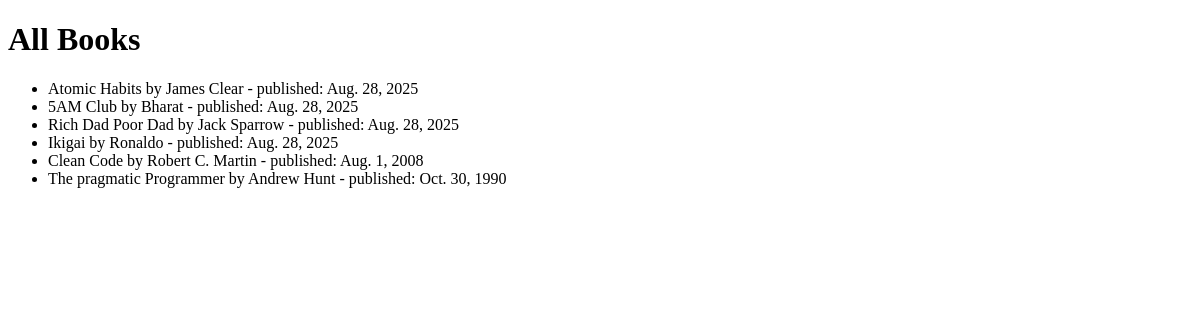
/books/, run on an earlier commit of the app's database.
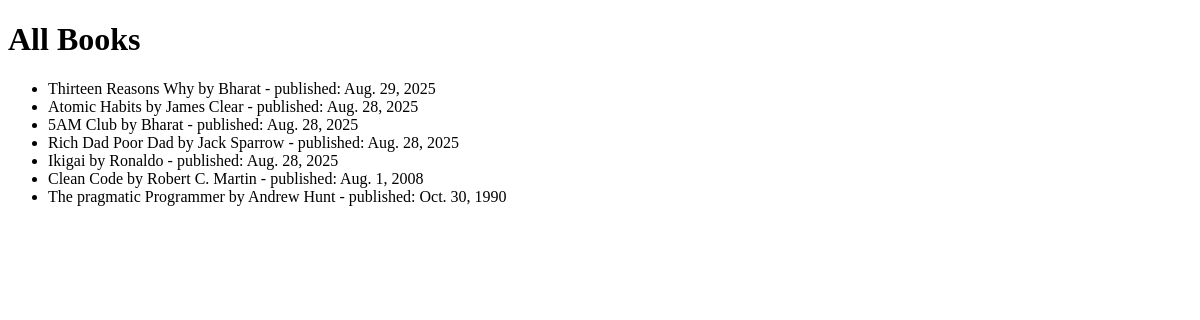
And on a later commit of the database.
### books/models.py (models this page shows, shortened)
class Book(models.Model):
    title = models.CharField(max_length=200)
    author = models.CharField(max_length=100)
    published_date = models.DateField()
    pages = models.IntegerField(default=100)
    is_published = models.BooleanField(default=True)
    genres = models.ManyToManyField(Genre,blank=True)
    class Meta:
        ordering = ['-published_date']
        verbose_name_plural = 'Books Records'

### books/views.py (the view)
# urls.py: path('books/',views.book_list, name='book_list')
def book_list(request):
    books = Book.objects.all()
    return render(request,'books/book_list.html',{'books':books})

### books/templates/books/book_list.html (shortened to what this page needs)
<!DOCTYPE html>
<html lang="en">
<head>
</head>
<body>
    <h1>All Books</h1>
    <ul>
        {% for book in books %}
            <li>{{ book.title }} by {{ book.author }} - published: {{ book.published_date }}</li>
        {% empty %}
            <li>No books available.</li>
        {% endfor %}
    </ul>
</body>
</html>

What changed in the data, as far as the page shows it:
added Book: title "Thirteen Reasons Why", author "Bharat", published_date "Aug. 29, 2025"
